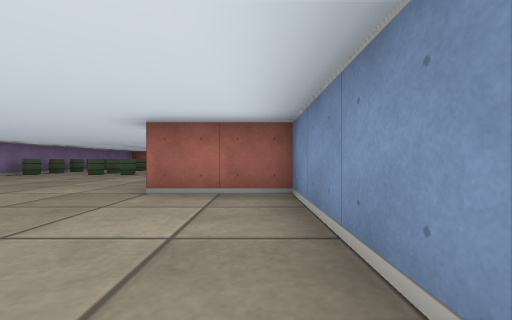
View 1 (above)

19 first-person views from a walk through a cub3D ray-caster map. The camera is about half as high as the walls, looks level and sees 90° across. The floor is counted in squares. Each view is taken from the middle of a square. On the plan, view 1 faces up. The plan holds only what a view shows up to about 9 squares ahead; the rest is blank.

View 2
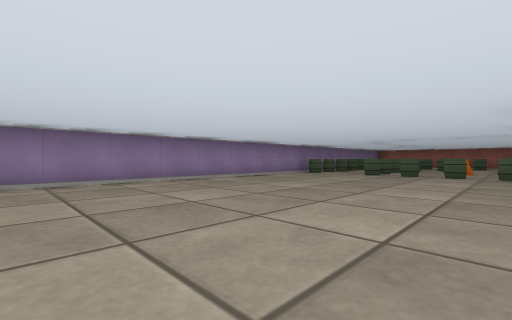

View 3
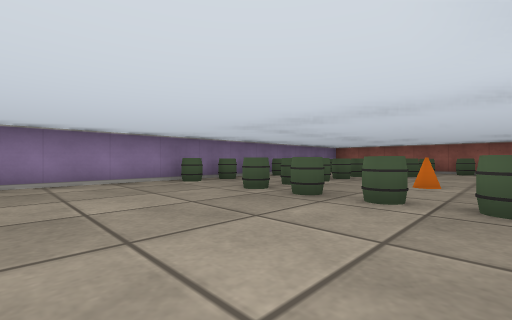

View 4
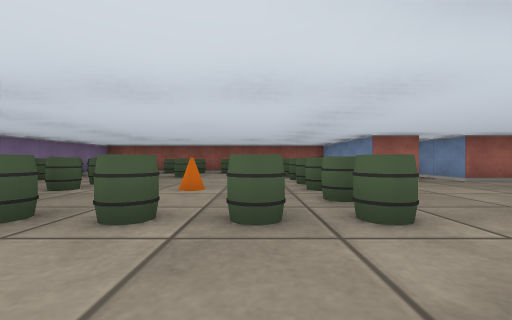

View 5
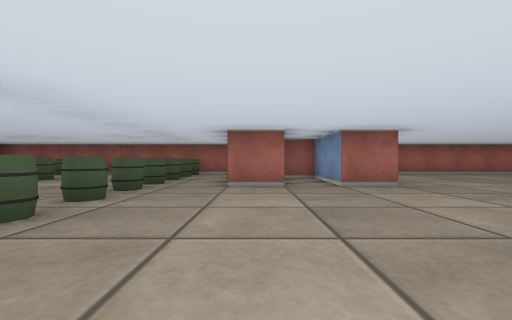

View 6
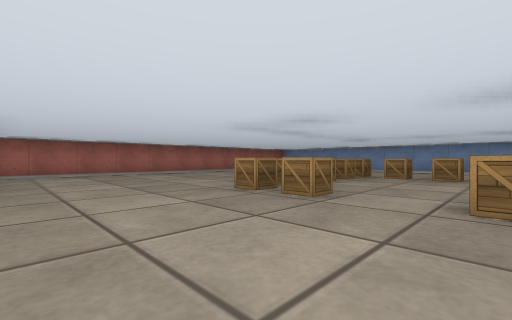

View 7
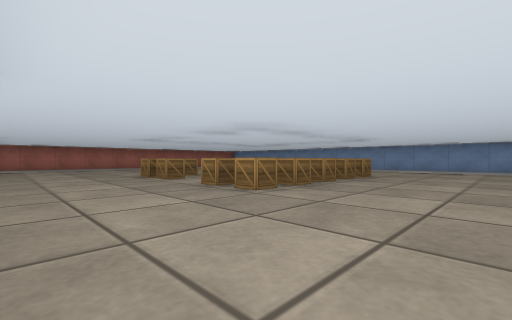

View 8
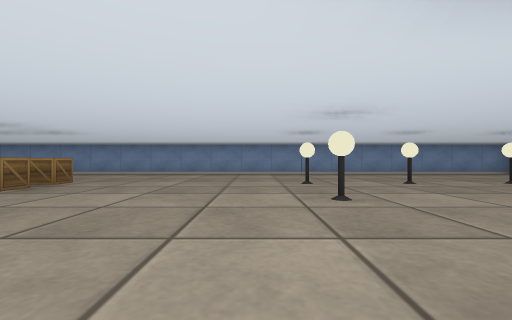

View 9
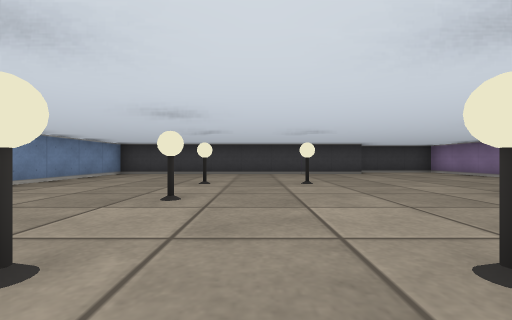

View 10
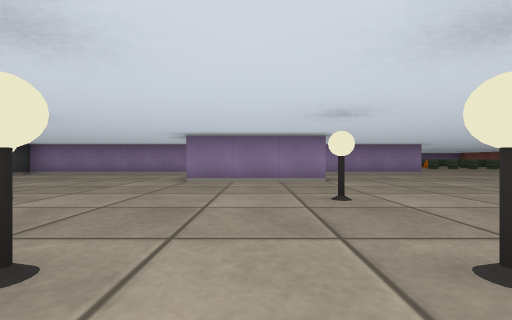

View 11
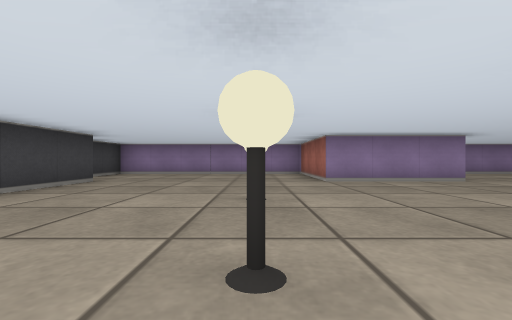

View 12
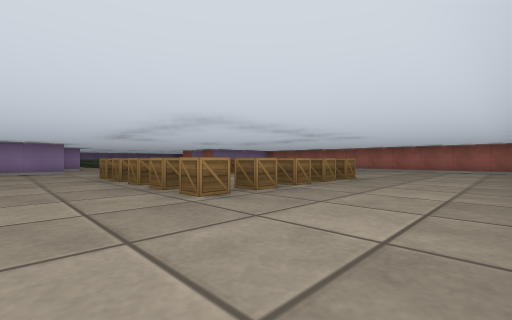

View 13
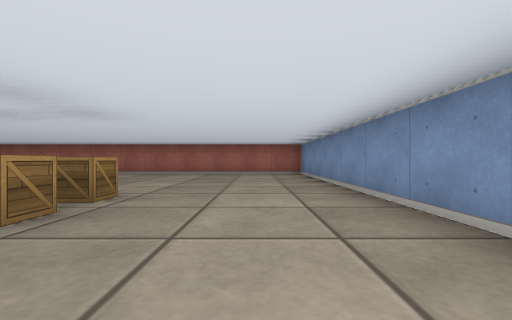

View 14
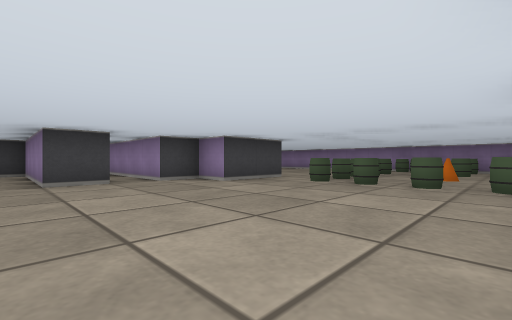

View 15
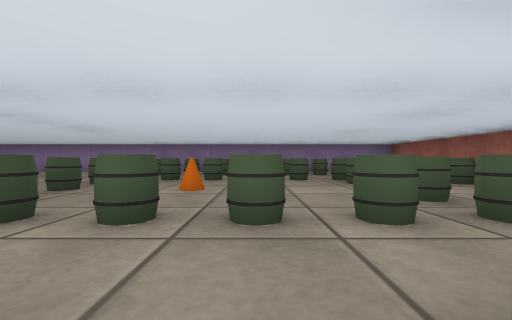

View 16
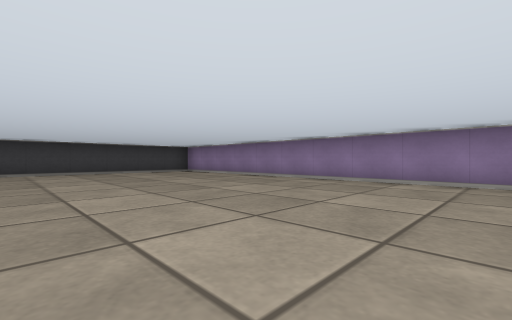

View 17
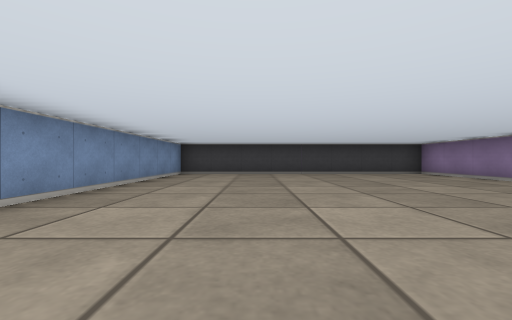

View 18
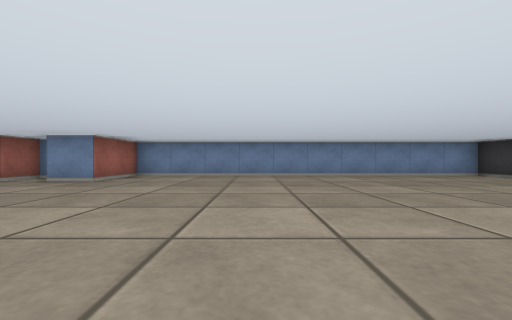

View 19
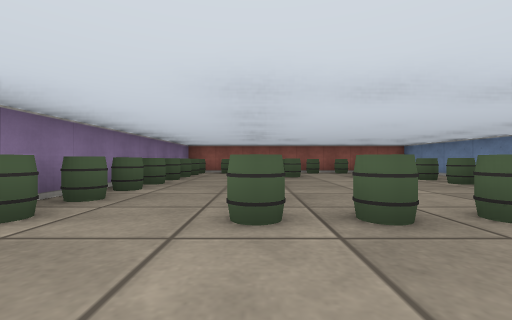

### Floor plan
Points are (right, up) in squares from view 1. A wall is a line through its corners. A room is listed if a view was taken in it or the views show most of it. See-through windows are left out.
Room 1 (views 1, 2, 3, 4, 5, 6, 7, 8, 9, 10, 11, 12, 13, 14, 15, 16, 17, 18, 19)
walls: (2.5, 5.5) (3.5, 5.5) (3.5, 1.5) (4, 1.5); (6.5, 1.6) (6.5, -1.5) (3.5, -1.5) (3.5, -7.5) (5, -7.5); (-0.5, 5.5) (-1.5, 5.5); (-1.5, 6.5) (0.5, 6.5) (0.5, 5.5) (1.5, 5.5) (1.5, 1.9); (3.6, 11.5) (2.5, 11.5) (2.5, 13.5) (1.6, 13.5); (1.6, 11.5) (0.5, 11.5) (0.5, 15); (0.1, 15.5) (-7.5, 15.5) (-7.5, -6.5) (0.5, -6.5) (0.5, 3.5) (-1.5, 3.5) (-1.5, 4.5); (6.4, -6.5) (14.5, -6.5) (14.5, 15.5) (4, 15.5)
objects: barrel (-7, 8); barrel (-7, 9); barrel (-7, 10); barrel (-7, 11); barrel (-7, 12); barrel (-7, 13); other object (-7, 14); other object (-7, 15); other object (-6, 15); barrel (-5, 8); barrel (-5, 9); barrel (-5, 10); barrel (-5, 11); barrel (-5, 12); barrel (-5, 13); barrel (-5, 15); barrel (-4, 8); barrel (-4, 13); barrel (-4, 15); barrel (-3, 8); cone (-3, 10); barrel (-3, 15); barrel (-2, 8); barrel (-2, 13); barrel (-2, 15); barrel (-1, 8); barrel (-1, 9); barrel (-1, 10); barrel (-1, 11); barrel (-1, 12); barrel (-1, 13); barrel (-1, 14); other object (-1, 15); crate (7, 6); crate (7, 7); crate (7, 9); crate (7, 10); crate (8, 6); crate (8, 10); lamp (9, -3); lamp (9, 1); crate (9, 6); other object (9, 10); crate (10, 6); crate (10, 10); lamp (11, -3); lamp (11, -1); lamp (11, 1); crate (11, 6); crate (11, 7); crate (11, 8); crate (11, 9); crate (11, 10)

Where each view was taken, in squares from view 1:
view 1: 0 up, 0 right, facing up
view 2: 0 up, 2 left, facing up-left
view 3: 5 up, 2 left, facing up-left
view 4: 6 up, 2 left, facing up
view 5: 7 up, 1 right, facing up
view 6: 7 up, 4 right, facing up-right
view 7: 3 up, 4 right, facing up-right
view 8: 2 up, 6 right, facing right
view 9: 2 up, 10 right, facing down
view 10: 0 up, 12 right, facing left
view 11: 3 down, 12 right, facing left
view 12: 4 up, 14 right, facing up-left
view 13: 7 up, 13 right, facing up
view 14: 11 up, 4 right, facing down-left
view 15: 11 up, 1 right, facing left
view 16: 3 up, 2 left, facing down-left
view 17: 2 up, 2 left, facing down
view 18: 0 up, 7 left, facing right
view 19: 6 up, 5 left, facing up
